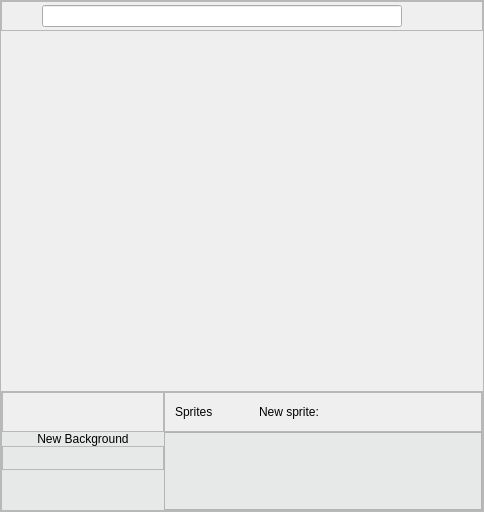
     <widget class="QFrame" name="leftAreaFrame">
      <property name="frameShape">
       <enum>QFrame::StyledPanel</enum>
      </property>
      <property name="frameShadow">
       <enum>QFrame::Raised</enum>
      </property>
      <layout class="QVBoxLayout" name="verticalLayout">
       <property name="spacing">
        <number>0</number>
       </property>
       <property name="leftMargin">
        <number>0</number>
       </property>
       <property name="topMargin">
        <number>0</number>
       </property>
       <property name="rightMargin">
        <number>0</number>
       </property>
       <property name="bottomMargin">
        <number>0</number>
       </property>
       <item>
        <widget class="QFrame" name="upperSceneFrame">
         <property name="sizePolicy">
          <sizepolicy hsizetype="Fixed" vsizetype="Fixed">
           <horstretch>0</horstretch>
           <verstretch>0</verstretch>
          </sizepolicy>
         </property>
         <property name="minimumSize">
          <size>
           <width>482</width>
           <height>30</height>
          </size>
         </property>
         <property name="frameShape">
          <enum>QFrame::StyledPanel</enum>
         </property>
         <property name="frameShadow">
          <enum>QFrame::Raised</enum>
         </property>
         <layout class="QHBoxLayout" name="horizontalLayout_2">
          <property name="spacing">
           <number>0</number>
          </property>
          <property name="leftMargin">
           <number>0</number>
          </property>
          <property name="topMargin">
           <number>0</number>
          </property>
          <property name="rightMargin">
           <number>0</number>
          </property>
          <property name="bottomMargin">
           <number>0</number>
          </property>
          <item>
           <widget class="QPushButton" name="buttonFullScreen">
            <property name="text">
             <string/>
            </property>
            <property name="icon">
             <iconset resource="../resources/resources.qrc">
              <normaloff>:/Assets/fullScreenOff.png</normaloff>
              <normalon>:/Assets/fullScreenOff.png</normalon>:/Assets/fullScreenOff.png</iconset>
            </property>
            <property name="flat">
             <bool>true</bool>
            </property>
           </widget>
          </item>
          <item>
           <widget class="QLineEdit" name="lineEdit"/>
          </item>
          <item>
           <widget class="QPushButton" name="buttonScriptStart">
            <property name="text">
             <string/>
            </property>
            <property name="icon">
             <iconset resource="../resources/resources.qrc">
              <normaloff>:/Assets/greenFlagOff.png</normaloff>:/Assets/greenFlagOff.png</iconset>
            </property>
            <property name="flat">
             <bool>true</bool>
            </property>
           </widget>
          </item>
          <item>
           <widget class="QPushButton" name="buttonScriptStop">
            <property name="text">
             <string/>
            </property>
            <property name="icon">
             <iconset resource="../resources/resources.qrc">
              <normaloff>:/Assets/stopOn.png</normaloff>:/Assets/stopOn.png</iconset>
            </property>
            <property name="flat">
             <bool>true</bool>
            </property>
           </widget>
          </item>
         </layout>
        </widget>
       </item>
       <item>
        <widget class="Scene" name="scene" native="true">
         <property name="sizePolicy">
          <sizepolicy hsizetype="Fixed" vsizetype="Fixed">
           <horstretch>0</horstretch>
           <verstretch>0</verstretch>
          </sizepolicy>
         </property>
         <property name="minimumSize">
          <size>
           <width>482</width>
           <height>360</height>
          </size>
         </property>
         <property name="contextMenuPolicy">
          <enum>Qt::CustomContextMenu</enum>
         </property>
        </widget>
       </item>
       <item>
        <widget class="QFrame" name="selectionFrame">
         <property name="sizePolicy">
          <sizepolicy hsizetype="Fixed" vsizetype="Expanding">
           <horstretch>0</horstretch>
           <verstretch>0</verstretch>
          </sizepolicy>
         </property>
         <property name="minimumSize">
          <size>
           <width>482</width>
           <height>0</height>
          </size>
         </property>
         <property name="frameShape">
          <enum>QFrame::StyledPanel</enum>
         </property>
         <property name="frameShadow">
          <enum>QFrame::Raised</enum>
         </property>
         <layout class="QGridLayout" name="gridLayout">
          <property name="leftMargin">
           <number>0</number>
          </property>
          <property name="topMargin">
           <number>0</number>
          </property>
          <property name="rightMargin">
           <number>0</number>
          </property>
          <property name="bottomMargin">
           <number>0</number>
          </property>
          <property name="spacing">
           <number>0</number>
          </property>
          <item row="0" column="1">
           <widget class="QFrame" name="upperSpriteFrame">
            <property name="sizePolicy">
             <sizepolicy hsizetype="Preferred" vsizetype="Fixed">
              <horstretch>0</horstretch>
              <verstretch>0</verstretch>
             </sizepolicy>
            </property>
            <property name="minimumSize">
             <size>
              <width>0</width>
              <height>40</height>
             </size>
            </property>
            <property name="frameShape">
             <enum>QFrame::StyledPanel</enum>
            </property>
            <property name="frameShadow">
             <enum>QFrame::Raised</enum>
            </property>
            <layout class="QHBoxLayout" name="horizontalLayout_7">
             <property name="spacing">
              <number>0</number>
             </property>
             <property name="leftMargin">
              <number>10</number>
             </property>
             <property name="topMargin">
              <number>0</number>
             </property>
             <property name="rightMargin">
              <number>2</number>
             </property>
             <property name="bottomMargin">
              <number>0</number>
             </property>
             <item>
              <widget class="QLabel" name="sprites">
               <property name="text">
                <string>Sprites</string>
               </property>
              </widget>
             </item>
             <item>
              <spacer name="horizontalSpacer_2">
               <property name="orientation">
                <enum>Qt::Horizontal</enum>
               </property>
               <property name="sizeHint" stdset="0">
                <size>
                 <width>40</width>
                 <height>20</height>
                </size>
               </property>
              </spacer>
             </item>
             <item>
              <widget class="QLabel" name="newSprite">
               <property name="text">
                <string>New sprite:</string>
               </property>
              </widget>
             </item>
             <item>
              <widget class="QPushButton" name="spriteFromLibrary">
               <property name="sizePolicy">
                <sizepolicy hsizetype="Fixed" vsizetype="Fixed">
                 <horstretch>0</horstretch>
                 <verstretch>0</verstretch>
                </sizepolicy>
               </property>
               <property name="styleSheet">
                <string notr="true"/>
               </property>
               <property name="text">
                <string/>
               </property>
               <property name="icon">
                <iconset resource="../resources/resources.qrc">
                 <normaloff>:/Assets/libraryOff.png</normaloff>:/Assets/libraryOff.png</iconset>
               </property>
               <property name="flat">
                <bool>true</bool>
               </property>
              </widget>
             </item>
             <item>
              <widget class="QPushButton" name="spriteFromDraw">
               <property name="sizePolicy">
                <sizepolicy hsizetype="Fixed" vsizetype="Fixed">
                 <horstretch>0</horstretch>
                 <verstretch>0</verstretch>
                </sizepolicy>
               </property>
               <property name="text">
                <string/>
               </property>
               <property name="icon">
                <iconset resource="../resources/resources.qrc">
                 <normaloff>:/Assets/paintbrushOff.png</normaloff>:/Assets/paintbrushOff.png</iconset>
               </property>
               <property name="flat">
                <bool>true</bool>
               </property>
              </widget>
             </item>
             <item>
              <widget class="QPushButton" name="spriteFromFile">
               <property name="sizePolicy">
                <sizepolicy hsizetype="Fixed" vsizetype="Fixed">
                 <horstretch>0</horstretch>
                 <verstretch>0</verstretch>
                </sizepolicy>
               </property>
               <property name="text">
                <string/>
               </property>
               <property name="icon">
                <iconset resource="../resources/resources.qrc">
                 <normaloff>:/Assets/importOff.png</normaloff>:/Assets/importOff.png</iconset>
               </property>
               <property name="flat">
                <bool>true</bool>
               </property>
              </widget>
             </item>
             <item>
              <widget class="QPushButton" name="spriteFromCamera">
               <property name="sizePolicy">
                <sizepolicy hsizetype="Fixed" vsizetype="Fixed">
                 <horstretch>0</horstretch>
                 <verstretch>0</verstretch>
                </sizepolicy>
               </property>
               <property name="text">
                <string/>
               </property>
               <property name="icon">
                <iconset resource="../resources/resources.qrc">
                 <normaloff>:/Assets/cameraOff.png</normaloff>:/Assets/cameraOff.png</iconset>
               </property>
               <property name="flat">
                <bool>true</bool>
               </property>
              </widget>
             </item>
            </layout>
           </widget>
          </item>
          <item row="0" column="0">
           <widget class="QFrame" name="selectionPaddingFrame">
            <property name="sizePolicy">
             <sizepolicy hsizetype="Preferred" vsizetype="Fixed">
              <horstretch>0</horstretch>
              <verstretch>0</verstretch>
             </sizepolicy>
            </property>
            <property name="minimumSize">
             <size>
              <width>0</width>
              <height>40</height>
             </size>
            </property>
            <property name="frameShape">
             <enum>QFrame::StyledPanel</enum>
            </property>
            <property name="frameShadow">
             <enum>QFrame::Raised</enum>
            </property>
           </widget>
          </item>
          <item row="1" column="1">
           <widget class="QFrame" name="spriteSelectionFrame">
            <property name="styleSheet">
             <string notr="true">QFrame#spriteSelectionFrame
{
	background-color: rgb(231, 233, 233);
	border-left: 1px solid #d0d1d2;
}</string>
            </property>
            <property name="frameShape">
             <enum>QFrame::StyledPanel</enum>
            </property>
            <property name="frameShadow">
             <enum>QFrame::Raised</enum>
            </property>
            <layout class="QHBoxLayout" name="horizontalLayout_13">
             <property name="spacing">
              <number>0</number>
             </property>
             <property name="leftMargin">
              <number>0</number>
             </property>
             <property name="topMargin">
              <number>0</number>
             </property>
             <property name="rightMargin">
              <number>0</number>
             </property>
             <property name="bottomMargin">
              <number>0</number>
             </property>
             <item>
              <widget class="SpriteSelect" name="spriteSelect" native="true"/>
             </item>
             <item>
              <spacer name="horizontalSpacer_3">
               <property name="orientation">
                <enum>Qt::Horizontal</enum>
               </property>
               <property name="sizeHint" stdset="0">
                <size>
                 <width>40</width>
                 <height>20</height>
                </size>
               </property>
              </spacer>
             </item>
            </layout>
           </widget>
          </item>
          <item row="1" column="0">
           <widget class="QFrame" name="selectionBackground">
            <property name="sizePolicy">
             <sizepolicy hsizetype="Fixed" vsizetype="Preferred">
              <horstretch>0</horstretch>
              <verstretch>0</verstretch>
             </sizepolicy>
            </property>
            <property name="minimumSize">
             <size>
              <width>75</width>
              <height>0</height>
             </size>
            </property>
            <property name="styleSheet">
             <string notr="true">QFrame#selectionBackground
{
	background-color: rgb(231, 233, 233);
} </string>
            </property>
            <layout class="QVBoxLayout" name="verticalLayout_8">
             <property name="spacing">
              <number>0</number>
             </property>
             <property name="leftMargin">
              <number>0</number>
             </property>
             <property name="topMargin">
              <number>0</number>
             </property>
             <property name="rightMargin">
              <number>0</number>
             </property>
             <property name="bottomMargin">
              <number>0</number>
             </property>
             <item>
              <widget class="QLabel" name="newBg">
               <property name="text">
                <string>New Background</string>
               </property>
               <property name="alignment">
                <set>Qt::AlignCenter</set>
               </property>
              </widget>
             </item>
             <item>
              <widget class="QFrame" name="bgFrame">
               <property name="frameShape">
                <enum>QFrame::StyledPanel</enum>
               </property>
               <property name="frameShadow">
                <enum>QFrame::Raised</enum>
               </property>
               <layout class="QHBoxLayout" name="horizontalLayout_18">
                <property name="spacing">
                 <number>0</number>
                </property>
                <property name="leftMargin">
                 <number>0</number>
                </property>
                <property name="topMargin">
                 <number>0</number>
                </property>
                <property name="rightMargin">
                 <number>0</number>
                </property>
                <property name="bottomMargin">
                 <number>0</number>
                </property>
                <item>
                 <widget class="QPushButton" name="bgFromLibaray">
                  <property name="text">
                   <string/>
                  </property>
                  <property name="icon">
                   <iconset resource="../resources/resources.qrc">
                    <normaloff>:/Assets/landscapeOff.png</normaloff>:/Assets/landscapeOff.png</iconset>
                  </property>
                  <property name="flat">
                   <bool>true</bool>
                  </property>
                 </widget>
                </item>
                <item>
                 <widget class="QPushButton" name="bgFromDraw">
                  <property name="text">
                   <string/>
                  </property>
                  <property name="icon">
                   <iconset resource="../resources/resources.qrc">
                    <normaloff>:/Assets/paintbrushOff.png</normaloff>:/Assets/paintbrushOff.png</iconset>
                  </property>
                  <property name="flat">
                   <bool>true</bool>
                  </property>
                 </widget>
                </item>
                <item>
                 <widget class="QPushButton" name="bgFromFile">
                  <property name="text">
                   <string/>
                  </property>
                  <property name="icon">
                   <iconset resource="../resources/resources.qrc">
                    <normaloff>:/Assets/importOff.png</normaloff>:/Assets/importOff.png</iconset>
                  </property>
                  <property name="flat">
                   <bool>true</bool>
                  </property>
                 </widget>
                </item>
                <item>
                 <widget class="QPushButton" name="bgFromPhoto">
                  <property name="text">
                   <string/>
                  </property>
                  <property name="icon">
                   <iconset resource="../resources/resources.qrc">
                    <normaloff>:/Assets/cameraOff.png</normaloff>:/Assets/cameraOff.png</iconset>
                  </property>
                  <property name="flat">
                   <bool>true</bool>
                  </property>
                 </widget>
                </item>
               </layout>
              </widget>
             </item>
             <item>
              <spacer name="verticalSpacer_2">
               <property name="orientation">
                <enum>Qt::Vertical</enum>
               </property>
               <property name="sizeHint" stdset="0">
                <size>
                 <width>20</width>
                 <height>40</height>
                </size>
               </property>
              </spacer>
             </item>
            </layout>
           </widget>
          </item>
         </layout>
        </widget>
       </item>
      </layout>
     </widget>
